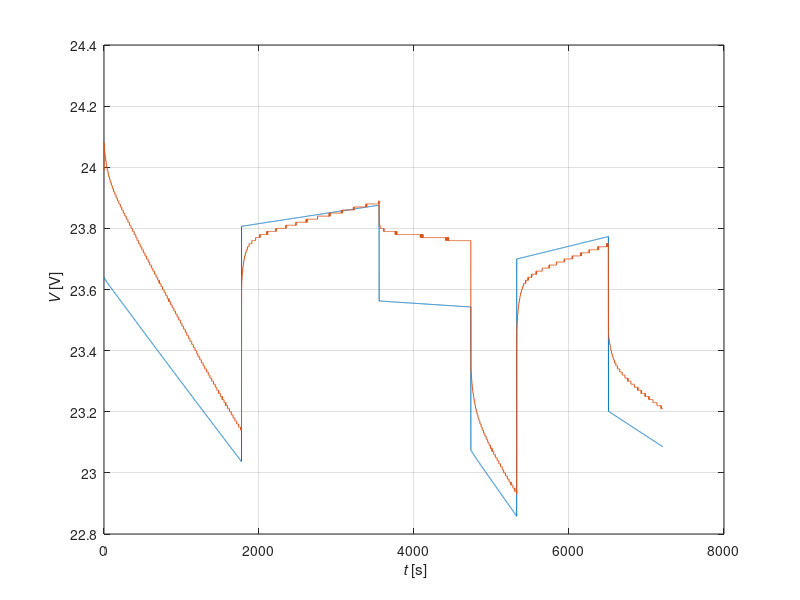
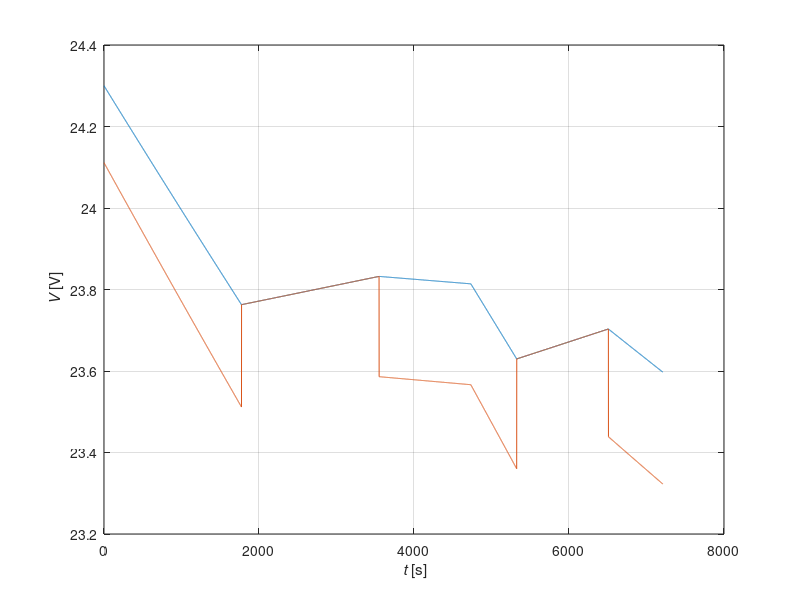

Source code (MATLAB) for these figures, in order:
clc;close all;clear all

%% DESCARGAS DINAMICAS

% Importación y carga de datos

%I_D  = xlsread('medidas_bateria.xlsx',1,'B2:B7213');
%V_D  = xlsread('medidas_bateria.xlsx',1,'C2:C7213');
%t_D  = xlsread('medidas_bateria.xlsx',1,'A2:A7213');
%phi  = xlsread('medidas_bateria.xlsx',1,'D2:D7213');
%phi2 = xlsread('medidas_bateria.xlsx',1,'E2:E7213');

load('I_D') ; load('V_D') ; load('t_D') ; load('phi'); load('phi2');

% MODELO ANALITICO

I_1 = I_D(1:1774);
I_2 =  I_D(1775:3532);
I_3 = I_D(3533:4733);
I_4 = I_D(4734:5325);
I_5 = I_D(5326:6508);
I_6 = I_D(6509:end);

V_1 = V_D(1:1774);
V_2 = V_D(1775:3532);
V_3 = V_D(3533:4733);
V_4 = V_D(4734:5325);
V_5 = V_D(5326:6508);
V_6 = V_D(6509:end);

t_1 = t_D(1:1774);
t_2 = t_D(1775:3532) - t_1(end);
t_3 = t_D(3533:4733) - t_1(end) - t_2(end);
t_4 = t_D(4734:5325) - t_1(end) - t_2(end) - t_3(end) ;
t_5 = t_D(5326:6508) - t_4(end) -  t_3(end) - t_2(end)  - t_1(end);
t_6 = t_D(6509:end) -  t_5(end) - t_4(end) - t_3(end) - t_2(end) - t_1(end);

R12 = abs((V_2(1)-V_2(end))/(I_1(300)-I_2(300)));
R13 = abs((V_3(1)-V_3(end))/(I_2(300)-I_3(300)));
R14 = abs((V_4(1)-V_4(end))/(I_3(300)-I_4(300)));
R15 = abs((V_5(1)-V_5(end))/(I_4(300)-I_5(300)));
R16 = abs((V_6(1)-V_6(end))/(I_5(300)-I_6(300)));

R_inc = (R12 + R13 + R14 + R15 + R16) /5 ;


Dv_Di_2 = abs((V_2-V_2(end))./(I_1(300)-I_2(300)));
Dv_Di_3 = abs((V_3-V_3(end))./(I_2(300)-I_3(300)));
Dv_Di_4 = abs((V_4-V_4(end))./(I_3(300)-I_4(300)));
Dv_Di_5 = abs((V_5-V_5(end))./(I_4(300)-I_5(300)));
Dv_Di_6 = abs((V_6-V_6(end))./(I_5(300)-I_6(300)));

[a,Pos2] = min(abs(Dv_Di_2-0.368*max(Dv_Di_2)));
[b,Pos3] = min(abs(Dv_Di_3-0.368*max(Dv_Di_3)));
[c,Pos4] = min(abs(Dv_Di_4-0.368*max(Dv_Di_4)));
[d,Pos5] = min(abs(Dv_Di_5-0.368*max(Dv_Di_5)));
[e,Pos6] = min(abs(Dv_Di_6-0.368*max(Dv_Di_6)));

C12 = t_2(Pos2)/R12;
C13 = t_3(Pos3)/R13;
C14 = t_4(Pos4)/R14;
C15 = t_5(Pos5)/R15;
C16 = t_6(Pos6)/R16;

%plot_fun(t_2,Dv_Di_2,'','','')
%plot_fun(t_3,Dv_Di_3,'','','')
%plot_fun(t_4,Dv_Di_4,'','','')
%plot_fun(t_5,Dv_Di_5,'','','')
%plot_fun(t_6, Dv_Di_6,'','','')

%% MODELO SIMULINK

% Descarga

%R_d = 0.1315;
%E_d0 = 24.3;
%E_d1 = -3.547e-6;
%E_d2_0 = 1.439e-9;
%E_d2_1 = -1.603e-9;
%E_d2_2 = 2.1092e-10;
%E_d3_0 = 1.834e-5;
%E_d3_1 = 2.019e-15;
%Con phi2 correcto
R_d = [0.118667455470931];
E_d0 = [24.1112203383152];
E_d1 = [-3.51909965949880e-06];
E_d2_0 = [5.03123121278738e-10];
E_d2_1 = [-6.84502902638074e-10];
E_d2_2 = [9.60096310808297e-11];
E_d3_0 = [1.87750230665809e-05];
E_d3_1 = [-1.68795045318578e-13];


%Carga
R_c = 0.0875;
E_c0 = 24.3;
E_c1 = 3.265e-6;
E_c2_0 = 5.1084e-14;
E_c3_1 = 2.458e-5;
E_c3_2 = 1.8e-7;
phi_d = phi + phi2 * R_d;
phi_c = phi - phi2 * R_c;


for i=1:size(I_D,1)

    if I_D(i)>0
    E(i)= E_d0 + E_d1*phi_d(i) + (E_d2_0 + E_d2_1*abs(I_D(i)) + E_d2_2*I_D(i)^2)*exp((E_d3_0 + E_d3_1*abs(I_D(i)))*phi_d(i));
    V(i) = E(i) - R_d*(I_D(i));
    %I_D(i)
    %E(i) = E_d0 + E_d1*phi(i);
    %V(i) = E(i) - R_d*abs(I_D(i));

    else
    E(i)= E_c0 - E_c1*phi_c(i)-E_c2_0*exp((E_c3_1+E_c3_2*abs(I_D(i)))*phi_c(i));
    V(i) = E(i) + R_c*(abs(I_D(i)));

    end
end

E = E';

figure()
box on
grid on
hold on
plot(t_D,V)
plot(t_D,V_D)
xlabel('{\it t} [s]')
ylabel('{\it V} [V]')
hold off

%% VALORES PARA SIMULINK

I_D = - I_D;

E_D = E_d0 + E_d1.*phi_d + (E_d2_0 + E_d2_1.*I_D + E_d2_2.*I_D.^2).*exp((E_d3_0 + E_d3_1.*I_D).*phi_d);
E_C = E_c0 - E_c1.*phi_c - E_c2_0.*exp((E_c3_1+E_c3_2.*I_D).*phi_c);

E_CD = E_C - E_D;

Rint = 0.1315; %Rd 
Rcd  = 0.0875; %Rc
R1   = 0.01;
R2   = 0.01;
C1   = 1000;
C2   = 1000;

figure()
box on
grid on
hold on
plot(t_D,E_C)
plot(t_D,E)
xlabel('{\it t} [s]')
ylabel('{\it V} [V]')
hold off



%% BACKUP
% figure()
% box on
% grid on
% plot(t_1,V_1)
% figure()
% box on
% grid on
% plot(t_2,V_2)
% figure()
% box on
% grid on
% plot(t_3,V_3)
% figure()
% box on
% grid on
% plot(t_4,V_4)
% figure()
% box on
% grid on
% plot(t_5,V_5)
% figure()
% box on
% grid on
% plot(t_6,V_6)
%
 function plot_result = plot_fun(axisx,axisy,labelx,labely,yourtitle)
 figure()

 axis([min(axisx) max(axisx)  min(axisy)*0.95 max(axisy)*1.05])
 xlabel(labelx)
 ylabel(labely)
 title(yourtitle)
 box on
 set(gca,'FontSize',18)
 grid on
 grid minor
 hold on
 plot_result = plot(axisx,axisy,'k','LineWidth',2);
 end
